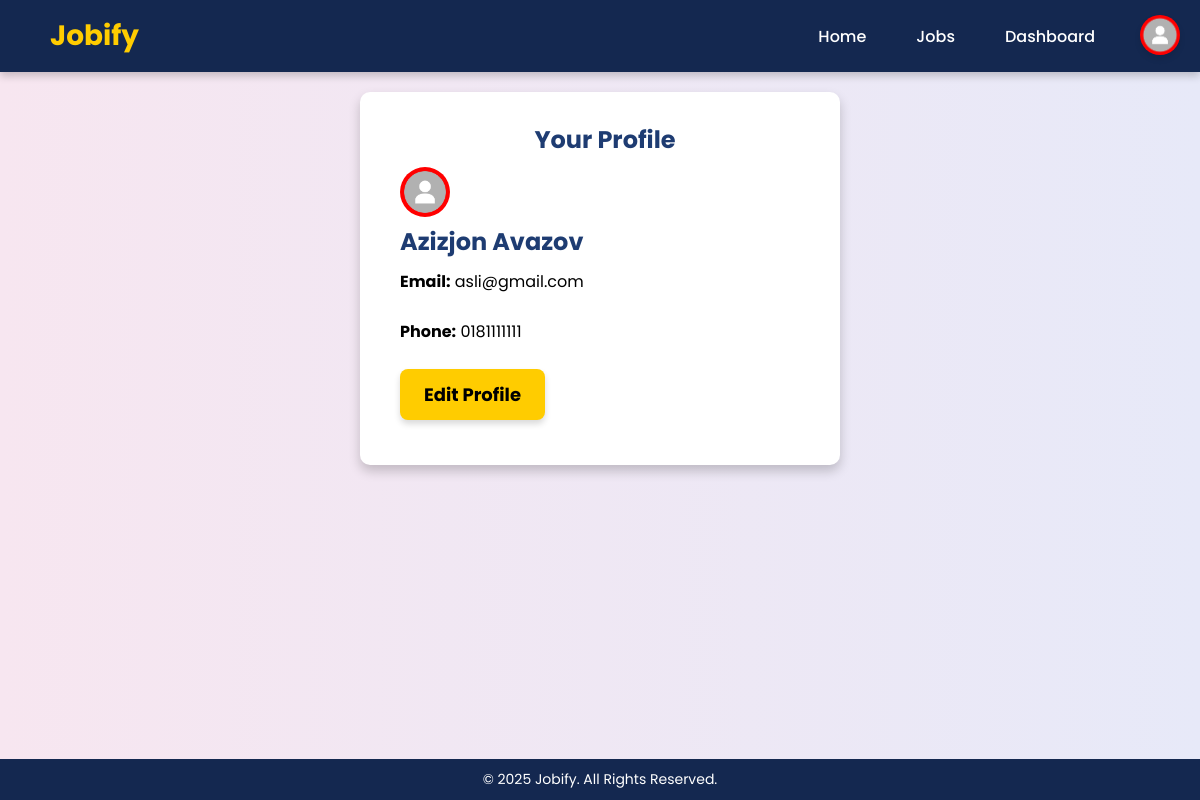
/profile.php (signed in), run on the app's committed database.
### tables this page shows
CREATE TABLE `users` (
  `id` int(11) NOT NULL,
  `name` varchar(255) NOT NULL,
  `email` varchar(255) NOT NULL,
  `password` varchar(255) NOT NULL,
  `role` enum('admin','job_seeker') NOT NULL,
  `created_at` timestamp NOT NULL DEFAULT current_timestamp(),
  `phone` varchar(20) NOT NULL,
  `reset_token` varchar(255) DEFAULT NULL
);

### profile.php (the view, shortened to what this page needs)
<?php
include 'php/config.php';
$user_id = $_SESSION['user_id'];
$query = "SELECT name, email, phone, role FROM users WHERE id = ?";
$stmt = $conn->prepare($query);
$stmt->bind_param("i", $user_id);
$stmt->execute();
$result = $stmt->get_result();
$user = $result->fetch_assoc();
?>
<!DOCTYPE html>
<html lang="en">
<head>
    <link rel="stylesheet" href="css/style.css">
    <link rel="stylesheet" href="https://cdnjs.cloudflare.com/ajax/libs/font-awesome/6.7.2/css/all.min.css">
</head>
<body>
    <?php if ($user['role'] == 'admin'): ?>
    <header>
        <div class="admin-logo">
            <h1 style="font-size: 26px;">Jobify Admin Panel</h1>
        </div>
        <nav>
            <ul>
                <li><a href="manage-jobs.php" class="active">Manage Jobs</a></li>
                <li><a href="manage-applications.php">Manage Applications</a></li>
                <div class="profile-icon" onclick="toggleSidebar()">
                    <img src="assets/images/profile.png" alt="Profile">
                </div>
            </ul>
        </nav>
    </header>
    <?php else: ?>
    <header>
        <div class="logo">
            <h1>Jobify</h1>
        </div>
        <nav>
            <ul>
                <li><a href="index.php">Home</a></li>
                <li><a href="job-listings.php">Jobs</a></li>
                <li><a href="dashboard.php">Dashboard</a></li>
                <div class="profile-icon" onclick="toggleSidebar()">
                    <img src="assets/images/profile.png" alt="Profile">
                </div>
            </ul>
        </nav>
    </header>
    <?php endif; ?>
    <main class="apply-container">
        <div class="apply-from user-info">
            <h2 style="text-align: center;">Your Profile</h2>
            <img src="assets/images/profile.png" alt="Profile Picture">
            <br>
            <h2><?= htmlspecialchars($user['name']) ?></h2>
            <p><strong>Email:</strong> <?= htmlspecialchars($user['email']) ?></p>
            <br>
            <p><strong>Phone:</strong> <?= htmlspecialchars($user['phone']) ?></p>
            <br>
            <a href="edit-profile.php" class="btn">Edit Profile</a>
        </div>
    </main>
    <footer>
        <p>&copy; 2025 Jobify. All Rights Reserved.</p>
    </footer>
</body>
</html>

### css/style.css (style rules this page uses)
* { margin: 0; padding: 0; box-sizing: border-box; font-family: 'Poppins', 'Roboto', 'Arial', 'Helvetica Neue', sans-serif; -webkit-font-smoothing: antialiased; -moz-osx-font-smoothing: grayscale; }
html, body { height: 100%; display: flex; flex-direction: column; background: linear-gradient(90deg,#f7e6f0, #e7e9f8); color: #222; }
p { font-family: inherit; }
header { display: flex; justify-content: space-between; align-items: center; padding: 15px 50px; background: #142850; box-shadow: 0px 4px 8px rgba(0, 0, 0, 0.2); width: 100%; }
.logo h1 { font-size: 28px; font-weight: bold; color: #ffcc00; text-decoration: none; cursor: pointer; }
nav ul { list-style: none; display: flex; margin-right: 30px; }
nav ul li { margin: 0 15px; }
nav ul li a { text-decoration: none; color: white; font-weight: 500; transition: 0.3s ease-in-out; padding: 5px 10px; cursor: pointer; }
.hero h1, .hero-p, .hero ul li, .btn { position: relative; z-index: 1; }
.btn { display: inline-block; background: #ffcc00; color: black; padding: 12px 24px; text-decoration: none; font-weight: bold; border-radius: 8px; transition: 0.3s ease-in-out; font-size: 18px; box-shadow: 0px 4px 6px rgba(0, 0, 0, 0.15); }
footer { text-align: center; padding: 10px; background: #142850; color: white; font-size: 14px; width: 100%; margin-top: auto; }
.apply-container { width: 40%; background: white; color: black; padding: 30px; border-radius: 10px; box-shadow: 0px 6px 12px rgba(0, 0, 0, 0.2); margin: 20px auto; text-align: left; }
.apply-container h2 { font-size: 24px; color: #1e3c72; margin-bottom: 10px; }
.profile-icon { position: absolute; top: 15px; right: 20px; width: 40px; height: 40px; border-radius: 50%; background-color: red; overflow: hidden; cursor: pointer; transition: transform 0.3s ease; box-shadow: 0px 4px 6px rgba(0, 0, 0, 0.1); }
.profile-icon img { width: 100%; height: 100%; object-fit: cover; }
.user-info { text-align: left; margin: 0 0 15px 10px; }
.user-info img { width: 50px; height: 50px; border-radius: 50%; background-color: red; }

### data on the page
users: name "Azizjon Avazov", email "asli@gmail.com", phone "0181111111"
